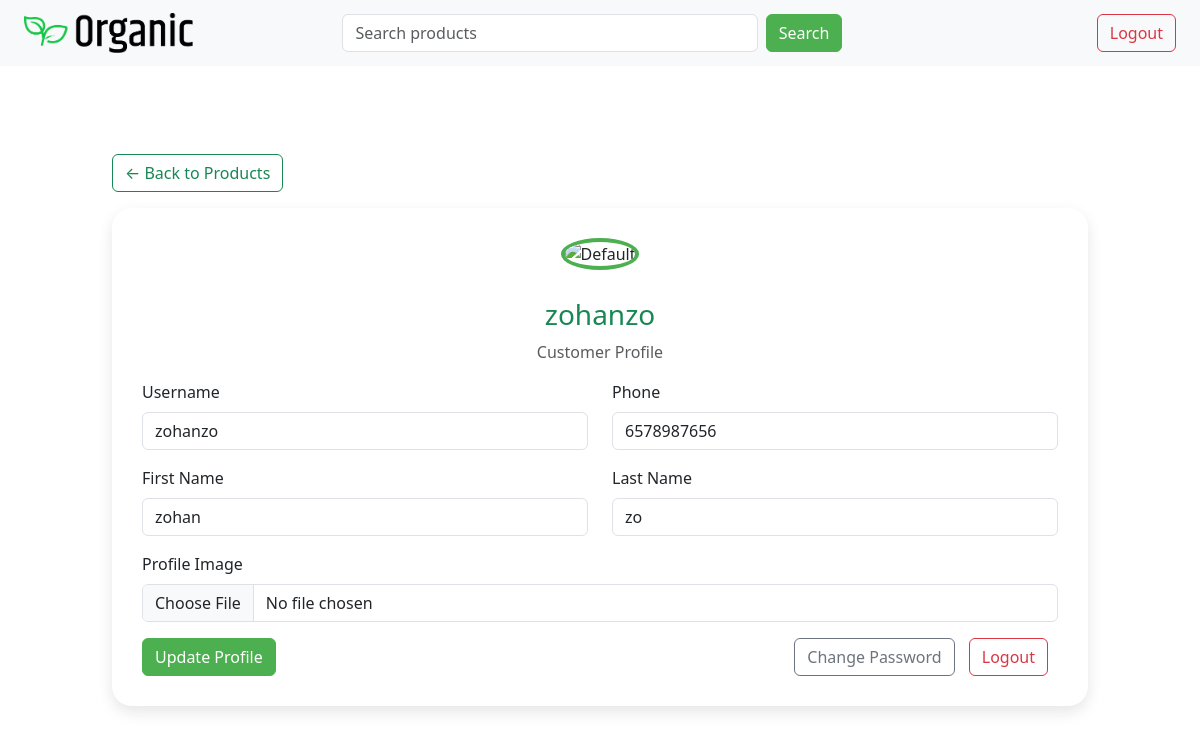
The app's page /customerprofile/ (signed in), older data.
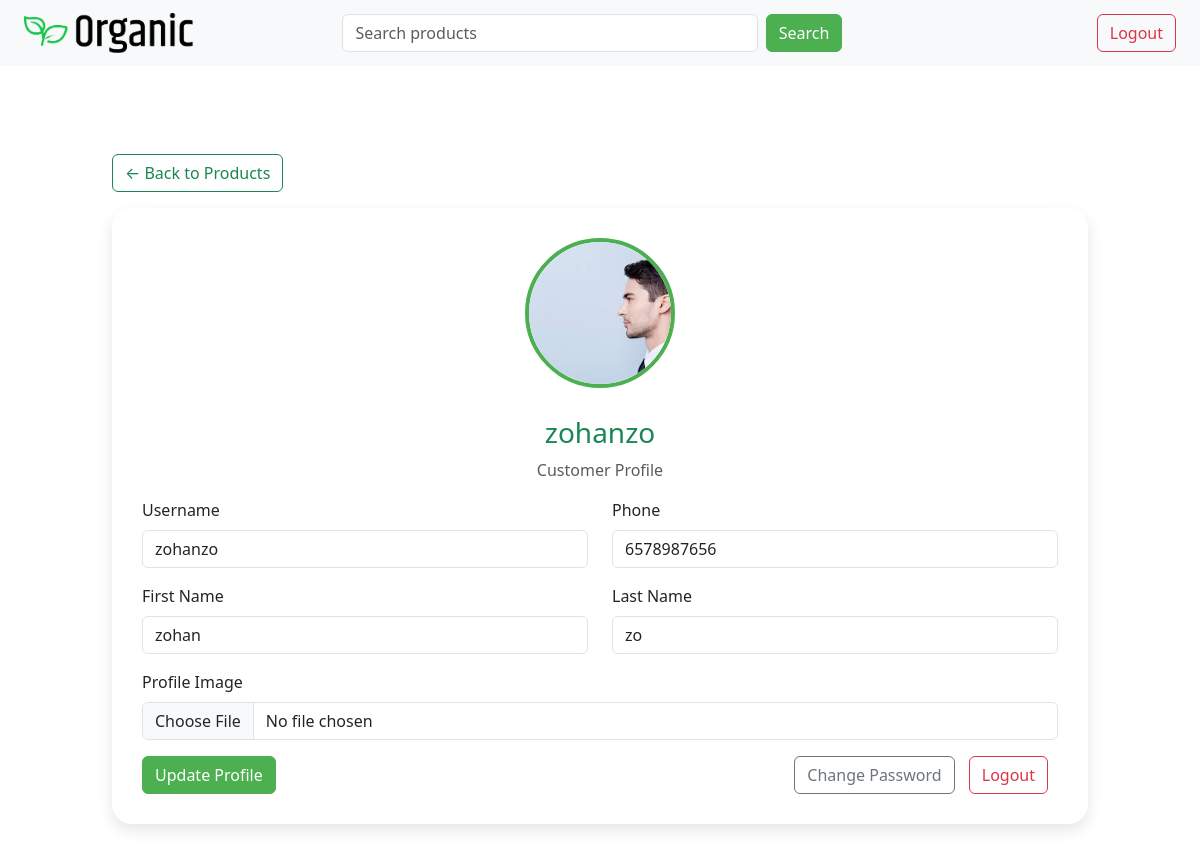
The same page, newer data.
### home/models.py (models this page shows, shortened)
class UserProfile(models.Model):
    user = models.OneToOneField(User, on_delete=models.CASCADE)
    role = models.CharField(max_length=10, choices=[('farmer', 'Farmer'), ('customer', 'Customer'),('admin','admin')])
    phone = models.CharField(max_length=15, blank=True, null=True)
    image = models.ImageField(upload_to='profiles/', blank=True, null=True)

### home/views.py (the view)
# urls.py: path('customerprofile/', customerprofilefn),
@login_required
def customerprofilefn(request):
    profile = UserProfile.objects.get(user=request.user)
    if request.method == 'POST':
        form = UserProfileForm(request.POST, request.FILES, instance=profile)
        if form.is_valid():
            user = request.user
            user.username = request.POST.get('username', user.username)
            user.first_name = request.POST.get('first_name', user.first_name)
            user.last_name = request.POST.get('last_name', user.last_name)
            user.save()
            form.save()
            return redirect('/customerprofile/')
    else:
        form = UserProfileForm(instance=profile)
    orders = Order.objects.filter(user=request.user).order_by('-created_at')
    notifications = Notification.objects.filter(user=request.user).order_by('-created_at')
    return render(request, 'customerprofile.html', {
        'form': form,
        'profile': profile,
        'orders': orders,
        'notifications': notifications
    })

### home/forms.py
class UserProfileForm(forms.ModelForm):
    class Meta:
        model = UserProfile
        fields = ['phone', 'image']
        widgets = {
            'phone': forms.TextInput(attrs={'class': 'form-control', 'placeholder': 'Enter phone number'}),
            'image': forms.FileInput(attrs={'class': 'form-control'}),
        }

### home/templates/customerprofile.html (shortened to what this page needs)
{% extends 'base.html' %}
{% load static %}
{% block content %}
<div class="container profile-container py-5">
    <a href="/products/" class="btn btn-outline-success my-3">
          ← Back to Products
    </a>
    <div class="profile-card">
        <div class="text-center">
            {% if profile.image %}
                <img src="{{ profile.image.url }}" alt="Profile" class="profile-image">
            {% else %}
                <img src="{% static 'images/default-profile.png' %}" alt="Default" class="profile-image">
            {% endif %}
            <h3 class="text-success mt-2">{{ request.user.username }}</h3>
            <p class="text-muted">Customer Profile</p>
        </div>
        <form method="POST" enctype="multipart/form-data">
            <div class="row">
                <div class="col-md-6 mb-3">
                    <label class="form-label">Username</label>
                    <input type="text" name="username" class="form-control" value="{{ request.user.username }}" required>
                </div>
                <div class="col-md-6 mb-3">
                    <label class="form-label">Phone</label>
                    {{ form.phone }}
                </div>
                <div class="col-md-6 mb-3">
                    <label class="form-label">First Name</label>
                    <input type="text" name="first_name" class="form-control" value="{{ request.user.first_name }}">
                </div>
                <div class="col-md-6 mb-3">
                    <label class="form-label">Last Name</label>
                    <input type="text" name="last_name" class="form-control" value="{{ request.user.last_name }}">
                </div>
                <div class="col-md-12 mb-3">
                    <label class="form-label">Profile Image</label>
                    {{ form.image }}
                </div>
            </div>
            <div class="d-flex justify-content-between align-items-center btn-group-custom">
                <button type="submit" class="btn btn-success">Update Profile</button>
                <div>
                    <a href="/changepassword/" class="btn btn-outline-secondary">Change Password</a>
                    <a href="/logout/" class="btn btn-outline-danger">Logout</a>
                </div>
            </div>
        </form>
    </div>
</div>
{% endblock %}

Row changes from the older to the newer data that the page shows:
changed UserProfile: image: picture added
